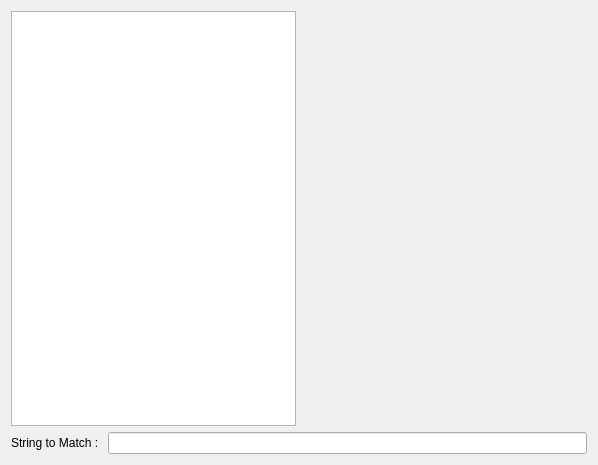
<?xml version="1.0" encoding="UTF-8"?>
<ui version="4.0">
 <class>Widget</class>
 <widget class="QWidget" name="Widget">
  <property name="geometry">
   <rect>
    <x>0</x>
    <y>0</y>
    <width>598</width>
    <height>465</height>
   </rect>
  </property>
  <property name="windowTitle">
   <string>Widget</string>
  </property>
  <layout class="QVBoxLayout" name="verticalLayout">
   <item>
    <layout class="QHBoxLayout" name="horizontalLayout">
     <item>
      <widget class="QListView" name="listView"/>
     </item>
     <item>
      <widget class="QLabel" name="label">
       <property name="sizePolicy">
        <sizepolicy hsizetype="Expanding" vsizetype="Preferred">
         <horstretch>0</horstretch>
         <verstretch>0</verstretch>
        </sizepolicy>
       </property>
       <property name="text">
        <string/>
       </property>
      </widget>
     </item>
    </layout>
   </item>
   <item>
    <layout class="QHBoxLayout" name="horizontalLayout_2">
     <item>
      <widget class="QLabel" name="label_2">
       <property name="text">
        <string>String to Match : </string>
       </property>
      </widget>
     </item>
     <item>
      <widget class="QLineEdit" name="matchStringLineEdit"/>
     </item>
    </layout>
   </item>
  </layout>
 </widget>
 <layoutdefault spacing="6" margin="11"/>
 <resources/>
 <connections/>
</ui>
